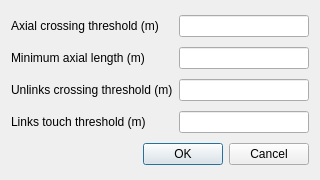
<?xml version="1.0" encoding="UTF-8"?>
<!--
SPDX-FileCopyrightText: 2015 Jorge Gil <jorge.gil@ucl.ac.uk>
SPDX-FileCopyrightText: 2015 UCL
SPDX-FileCopyrightText: 2020 Petros Koutsolampros <p.koutsolampros@spacesyntax.com>
SPDX-FileCopyrightText: 2020 Space Syntax Ltd.

SPDX-License-Identifier: GPL-2.0-or-later
-->
<ui version="4.0">
 <class>VerificationSettingsDialog</class>
 <widget class="QDialog" name="VerificationSettingsDialog">
  <property name="windowModality">
   <enum>Qt::ApplicationModal</enum>
  </property>
  <property name="geometry">
   <rect>
    <x>0</x>
    <y>0</y>
    <width>320</width>
    <height>180</height>
   </rect>
  </property>
  <property name="minimumSize">
   <size>
    <width>320</width>
    <height>180</height>
   </size>
  </property>
  <property name="windowTitle">
   <string>Layer Verification Settings</string>
  </property>
  <layout class="QGridLayout" name="gridLayout">
   <item row="0" column="0">
    <widget class="QLabel" name="axialThresholdLabel">
     <property name="text">
      <string>Axial crossing threshold (m)</string>
     </property>
     <property name="alignment">
      <set>Qt::AlignLeading|Qt::AlignLeft|Qt::AlignVCenter</set>
     </property>
    </widget>
   </item>
   <item row="0" column="1">
    <widget class="QLineEdit" name="axialThresholdEdit"/>
   </item>
   <item row="1" column="0">
    <widget class="QLabel" name="axialMinimumLabel">
     <property name="text">
      <string>Minimum axial length (m)</string>
     </property>
    </widget>
   </item>
   <item row="1" column="1">
    <widget class="QLineEdit" name="axialMinimumEdit"/>
   </item>
   <item row="2" column="0">
    <widget class="QLabel" name="unlinksThresholdLabel">
     <property name="text">
      <string>Unlinks crossing threshold (m)</string>
     </property>
    </widget>
   </item>
   <item row="2" column="1">
    <widget class="QLineEdit" name="unlinksThresholdEdit"/>
   </item>
   <item row="3" column="1">
    <widget class="QLineEdit" name="linksThresholdEdit"/>
   </item>
   <item row="4" column="0" colspan="2">
    <widget class="QDialogButtonBox" name="closeButtonBox">
     <property name="orientation">
      <enum>Qt::Horizontal</enum>
     </property>
     <property name="standardButtons">
      <set>QDialogButtonBox::Cancel|QDialogButtonBox::Ok</set>
     </property>
    </widget>
   </item>
   <item row="3" column="0">
    <widget class="QLabel" name="linksThresholdLabel">
     <property name="text">
      <string>Links touch threshold (m)</string>
     </property>
    </widget>
   </item>
  </layout>
 </widget>
 <connections>
  <connection>
   <sender>closeButtonBox</sender>
   <signal>accepted()</signal>
   <receiver>VerificationSettingsDialog</receiver>
   <slot>accept()</slot>
   <hints>
    <hint type="sourcelabel">
     <x>260</x>
     <y>335</y>
    </hint>
    <hint type="destinationlabel">
     <x>157</x>
     <y>274</y>
    </hint>
   </hints>
  </connection>
  <connection>
   <sender>closeButtonBox</sender>
   <signal>rejected()</signal>
   <receiver>VerificationSettingsDialog</receiver>
   <slot>reject()</slot>
   <hints>
    <hint type="sourcelabel">
     <x>299</x>
     <y>335</y>
    </hint>
    <hint type="destinationlabel">
     <x>286</x>
     <y>274</y>
    </hint>
   </hints>
  </connection>
 </connections>
</ui>
